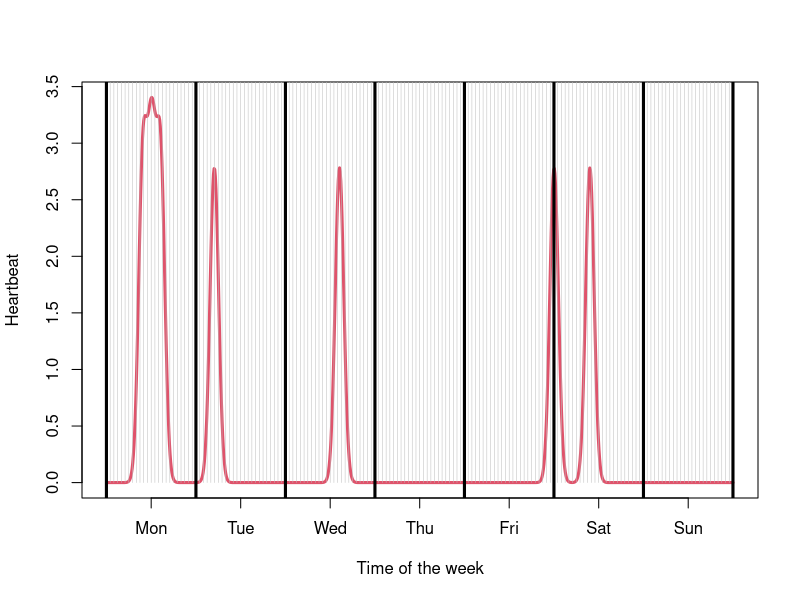
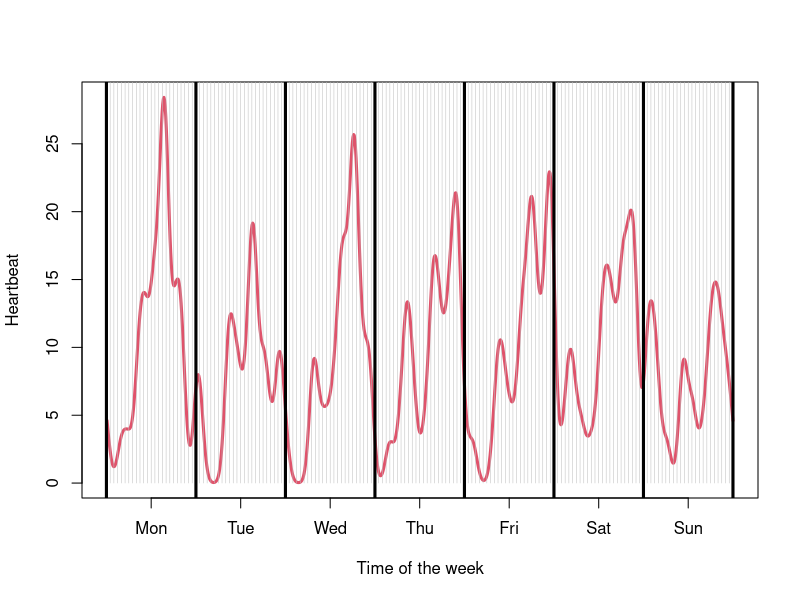

The R source for these figures, in order:
####
#### Function to compute the heartbeat of some data
#### Author: Rafael Prieto Curiel rafael.prieto.13@ucl.ac.uk
####
#### Input: Time of the events, provided as a single number
####        where the number 43831.0 represents Wednesday 01/01/2020
####        the integer part represents the day and the decimal part
####        of the number represents the time of the day, so that
####        43831.50 is Wednesday 01/01/2020 at 12:00
####        43831.25 is Wednesday 01/01/2020 at 6:00, and
####        43831.75 is Wednesday 01/01/2020 at 18:00
####
#### Output: The heartbeat of the events, smoothed with a cyclic KDE
####         computed for a vector of length 1024. 
####         The first entry corresponds to Monday at 0:00
####         The entry 100 corresponds to Monday at 16:24, and
####         The entry 147 corresponds to Tuesday at 0:07 
library(pracma)
Heartbeat <- function(DATE){
  DATE <- DATE[!is.na(DATE)]
  Day <- DATE - floor(DATE) + mod(floor(DATE)-1, 7)
  D <- density(c(Day, Day-7, Day+7),
               from = 1, to = 8,
               n = 1024,
               bw = 8/(24*7))
    return(D$y*length(DATE))
  }

#### Example 1 (7 data points)
H <- Heartbeat(c(2.6, 2.5, 4.6, 9.4, 14.4, 21, 24.2))
plot(H, type = "l",
     xlab = "Time of the week",
     xaxt = "n",
     lwd = 3, col = 2,
     ylab  = "Heartbeat")
for(k in 0:6){
  for(j in 0:23){points(c(1024*k/7,1024*k/7) + 1024/7*j/24, c(0, 100000), 
                        type = "l", col = "gray", lwd = .5)}
  points(c(1024*k/7,1024*k/7), c(-100000, 100000), 
         type = "l", col = 1, lwd = 3)
  
};   points(c(1024,1024), c(-100000, 100000), 
            type = "l", col = 1, lwd = 3)
axis(1, at = 1024*c(1:7 - 0.5)/7, 
     labels = c("Mon", "Tue", "Wed", "Thu", "Fri", "Sat", "Sun"))

#### Example 2 (200 data points)
s <- c(
  42611.66, 42559.39, 43526.74, 43252.34, 
  42139.97, 42169.44, 43024.76, 42512.83, 
  43521.68, 42146.96, 42804.81, 42688.54, 
  41920.93, 43546.77, 43452.92, 41890.64, 
  43251.61, 43132.44, 42216.51, 41643.59, 
  43160.91, 43521.62, 41718.41, 42550.45, 
  43113.78, 43194.76, 42447.58, 42236.84, 
  43345.03, 42345.62, 42594.89, 42566.38, 
  43506.88, 42332.63, 43224.73, 42514.37, 
  42710.65, 42870.67, 43105.42, 42956.39, 
  43109.75, 42528.36, 43505.51, 42710.62, 
  41777.99, 43477.78, 42632.16, 43243.31, 
  42357.11, 42487.64, 42969.93, 42603.06, 
  42751.42, 43147.64, 42768.65, 42163.84, 
  42209.78, 42164.39, 42392.19, 43314.73, 
  42751.63, 43286.27, 42597.43, 43306.77, 
  43215.78, 42413.83, 43304.82, 42372.73, 
  41686.84, 43219.77, 42617.05, 43308.64, 
  41908.98, 42958.09, 42903.91, 43171.37, 
  43474.85, 43177.16, 42289.63, 42612.35, 
  41835.73, 43500.84, 42350.85, 42115.65, 
  43243.31, 42834.45, 43007.98, 43289.56, 
  42902.96, 41846.69, 42236.72, 42356.95, 
  42691.93, 42061.83, 41832.17, 43026.64, 
  41725.66, 42345.78, 42142.63, 42833.91, 
  42858.56, 42165.85, 41948.77, 43201.67, 
  43513.53, 42486.82, 42766.01, 41884.63, 
  43071.61, 41842.64, 43290.79, 42958.93, 
  43050.85, 43125.55, 42891.24, 41892.62, 
  43181.93, 42649.65, 42403.58, 42198.58, 
  43078.42, 43228.99, 42329.65, 42606.51, 
  42446.33, 43253.26, 42690.74, 41914.79, 
  42988.09, 42649.91, 43023.44, 42052.04, 
  42952.67, 42266.77, 43065.82, 43133.75, 
  43363.36, 41663.68, 41685.55, 42763.19, 
  43150.65, 43181.35, 41915.72, 42946.91, 
  42996.42, 41881.61, 43467.92, 42501.31, 
  42983.44, 42937.46, 43333.49, 42109.78, 
  43391.36, 42559.64, 42811.88, 42516.89, 
  42147.52, 42655.94, 43373.94, 42874.93, 
  43277.92, 42306.88, 42507.57, 43472.54, 
  42600.71, 43211.88, 42244.84, 43255.36, 
  42378.56, 42432.91, 42572.65, 43458.73, 
  41784.74, 42820.66, 42176.26, 43309.87, 
  43158.46, 42174.76, 43114.14, 42030.53, 
  41787.79, 43156.78, 42567.32, 41682.73, 
  42269.77, 42593.16, 42620.69, 43239.91, 
  43389.01, 43253.76, 42778.11, 42928.62, 
  42261.34, 42444.57, 42341.81, 41802.99, 
  41708.48, 42459.74, 42517.73, 42667.51
)
H <- Heartbeat(s)
plot(H, type = "l",
     xlab = "Time of the week",
     xaxt = "n",
     lwd = 3, col = 2,
     ylab  = "Heartbeat")
for(k in 0:6){
  for(j in 0:23){points(c(1024*k/7,1024*k/7) + 1024/7*j/24, c(0, 100000), 
                        type = "l", col = "gray", lwd = .5)}
  points(c(1024*k/7,1024*k/7), c(-100000, 100000), 
         type = "l", col = 1, lwd = 3)
  
};   points(c(1024,1024), c(-100000, 100000), 
            type = "l", col = 1, lwd = 3)
axis(1, at = 1024*c(1:7 - 0.5)/7, 
     labels = c("Mon", "Tue", "Wed", "Thu", "Fri", "Sat", "Sun"))
